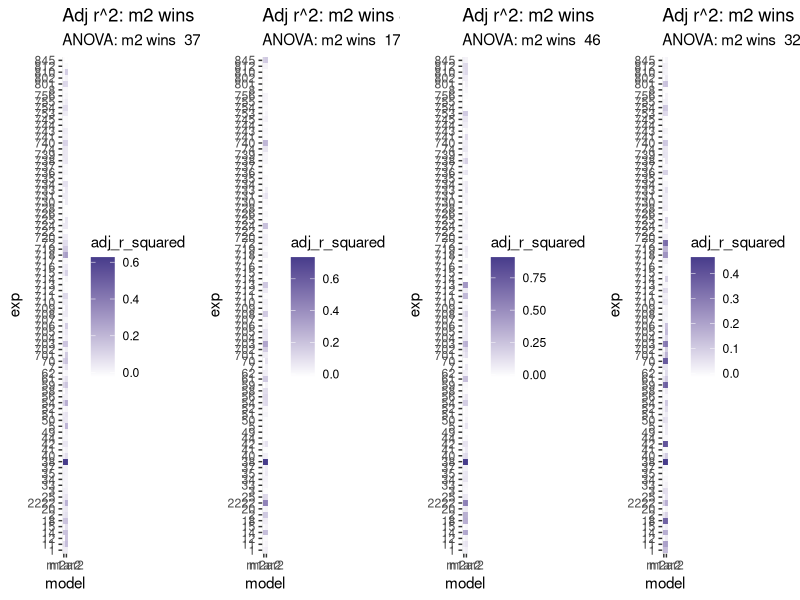
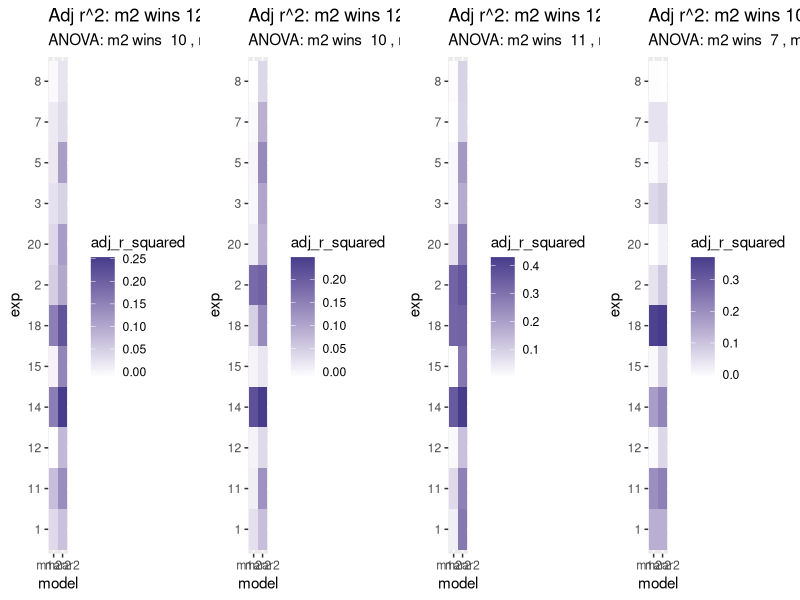
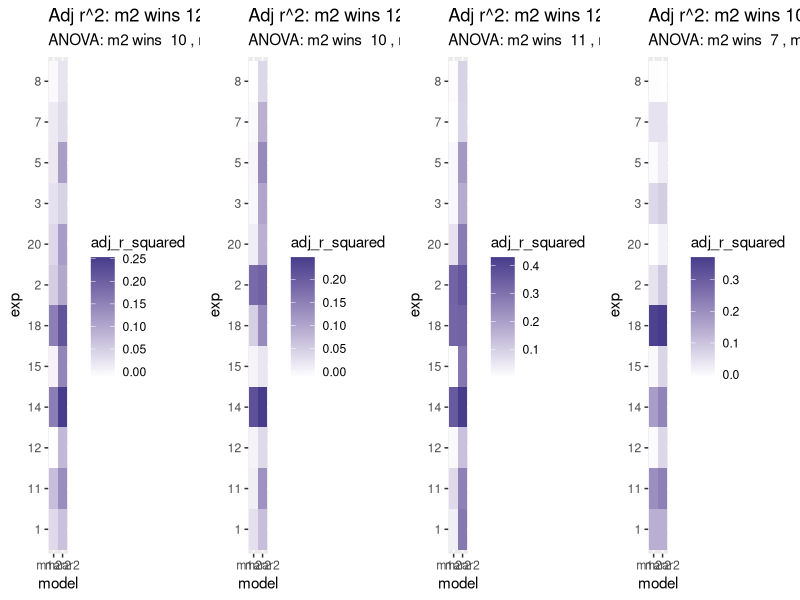
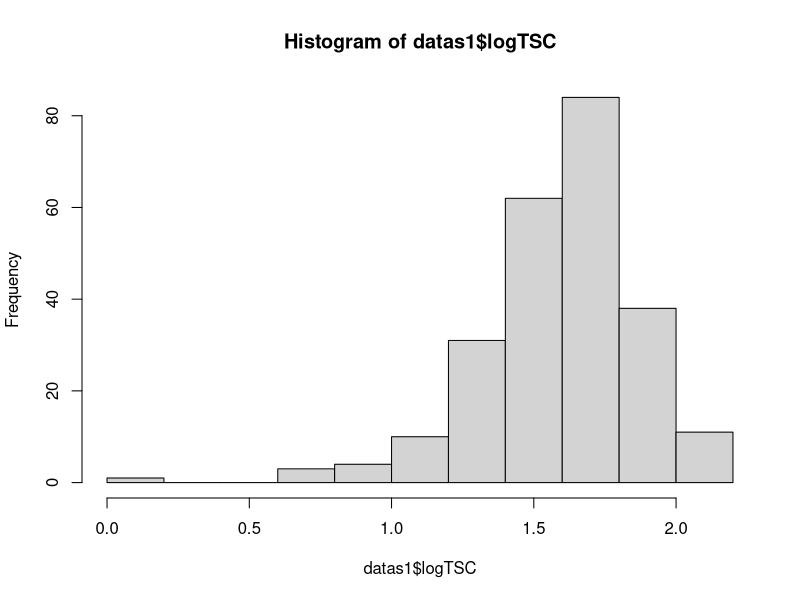
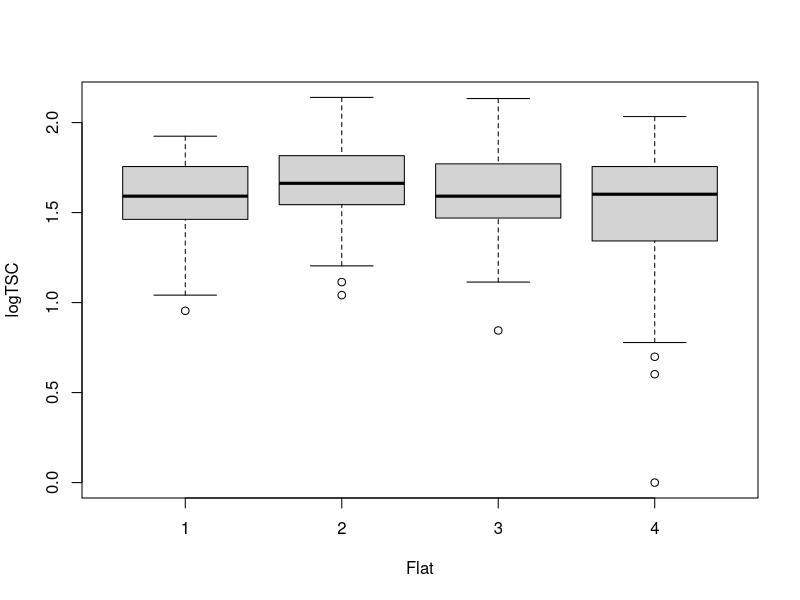
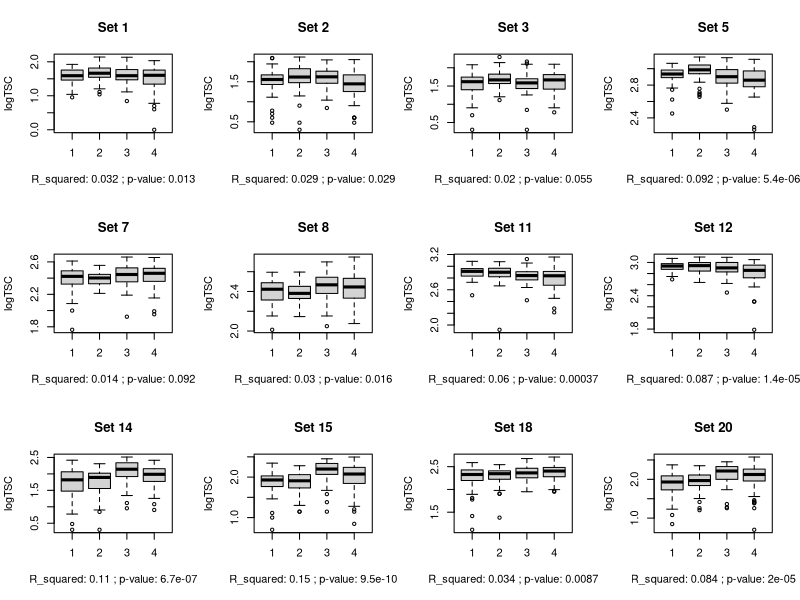
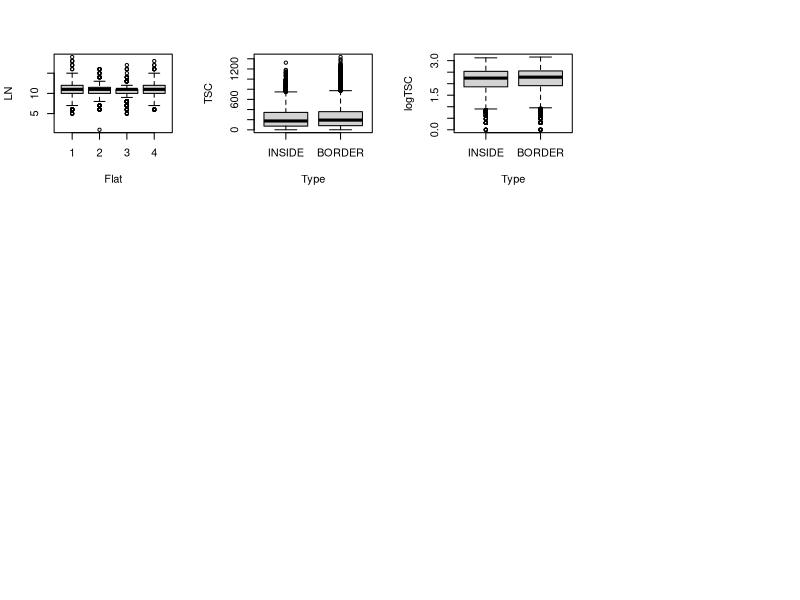

The R script that drew these images, in order: (Note: this script raises an error after producing the figures.)
# Script to get epistasis results from Arabidopsis fitness data
# on duplicated homologous genes. 
# By E Siler

## 1. Load libraries ----
library(lme4)
library(ggplot2)
library(dplyr)
library(ggpubr)
library(tidyr)
library(gridExtra)

## 2. Load data ----
data = read.delim("data/Fitness_data_83_sets_24Jan2023.txt", sep = "\t", header = T)


## 3. Format data for analysis ----
numeric_cols <- c('LN', 'WO', "SPF", 'TSC', 'SH')
factor_cols <- c('Set', 'Flat', 'Row', 'Type', 'Genotype', 'MA', 'MB', 'Subline')

data <- data %>% mutate_at(numeric_cols, as.numeric)
data <- data %>% mutate_at(factor_cols, as.factor)

data$MA <- as.integer(data$MA == 'MUT')
data$MB <- as.integer(data$MB == 'MUT')
data$DM <- as.integer(data$Genotype == 'DM')

#I want INSIDE to be the default type (vs BORDER)
levels(data$Type) <- c('INSIDE', 'BORDER')

# create log total seed count 
data$logTSC <- log10(data$TSC)
data <- subset(data, is.finite(data$logTSC)) #remove nans

#In Sets, change 2r to 2222 (it is a repeat of exp 2)
level_2r <- which(levels(data$Set) == '2r')
levels(data$Set)[level_2r] <- 2222

#the setlist is the list of plant sets I'm looking at. 
#Should review this -- supposedly contain duplicate genes. 
setlist <- as.character(sort(as.integer(levels(data$Set))))
sets_with_flats <- as.character(sort(as.integer(as.character(unique(data$Set[data$Flat == '2'])))))
sets_without_flats <- setlist[!(setlist %in% sets_with_flats)]


#Load in manual gene name data.
genenamekey <- read.csv('data/genenamekey_cleaned.csv', header = T)
genenamekey <- select(genenamekey, -1)
tail(genenamekey)

#Convert sets to integer to merge w genenamekey dataset
data$Set_int <- as.integer(as.character(data$Set))

#Merge data with gene name dataset
dataj <- left_join(data, genenamekey, by=c('Set_int' = 'Set'))

# remove extra columns. rename columns. 
data <- select(dataj, -Set_int)
data <- rename(data,locusA = MA.y)
data <- rename(data,locusB = MB.y)
data <- rename(data, MA = MA.x, MB = MB.x)

factor_cols_2 <- c('locusA', 'locusB', 'ma', 'mb', 'ma2', 'mb2', 'mutant_name')
data <- data %>% mutate_at(factor_cols_2, as.factor)

rm(dataj)
tail(data)
str(data)

## 4. Generate Models ----

#Total seed count
f.tsc <- formula(logTSC ~ MA + MB + DM )
f.tsc.e <- formula(logTSC ~ MA + MB + DM + Type)
f.tsc.f <- formula(logTSC ~ MA + MB + DM + Flat)
f.tsc.ef <- formula(logTSC ~ MA + MB + DM + Type + Flat)
tsc_formulas <- c(f.tsc, f.tsc.e, f.tsc.f, f.tsc.ef)

#Leaf number
f.ln <- formula(log10(LN) ~ MA + MB + DM)
f.ln.e <- formula(log10(LN) ~ MA + MB + DM + Type)
f.ln.f <- formula(log10(LN) ~ MA + MB + DM + Flat)
f.ln.ef <- formula(log10(LN) ~ MA + MB + DM + Type + Flat)

#Days to bolt
f.dtb <- formula(log10(DTB) ~ MA + MB + DM)
f.dtb.e <- formula(log10(DTB) ~ MA + MB + DM + Type)
f.dtb.f <- formula(log10(DTB) ~ MA + MB + DM + Flat)
f.dtb.ef <- formula(log10(DTB) ~ MA + MB + DM + Type + Flat)

#Seeds per fruit
f.spf <- formula(log10(SPF) ~ MA + MB + DM)
f.spf.e <- formula(log10(SPF) ~ MA + MB + DM + Type)
f.spf.f <- formula(log10(SPF) ~ MA + MB + DM + Flat)
f.spf.ef <- formula(log10(SPF) ~ MA + MB + DM + Type + Flat)

#Silique number
f.sn <- formula(log10(SN) ~ MA + MB + DM)
f.sn.e <- formula(log10(SN) ~ MA + MB + DM + Type)
f.sn.f <- formula(log10(SN) ~ MA + MB + DM + Flat)
f.sn.ef <- formula(log10(SN) ~ MA + MB + DM + Type + Flat)

#Make a collection of dummy dataframes to make prediction w models
df_pred_dummy <- data.frame(MA  = c(0,1,0,1),
                            MB = c(0,0,1,1),
                            DM = c(0,0,0,1)
)
rownames(df_pred_dummy) = c("WT", "MA", "MB", "DM")

df_pred_dummy.e <- data.frame(MA  = c(0,1,0,1),
                            MB = c(0,0,1,1),
                            DM = c(0,0,0,1),
                            Type = c("INSIDE","INSIDE","INSIDE","INSIDE")
)
rownames(df_pred_dummy.e) = c("WT", "MA", "MB", "DM")
df_pred_dummy.e

df_pred_dummy.f <- data.frame(MA  = c(0,1,0,1),
                              MB = c(0,0,1,1),
                              DM = c(0,0,0,1),
                              Flat = c('1','1','1','1')
)

rownames(df_pred_dummy.f) = c("WT", "MA", "MB", "DM")
df_pred_dummy.f

rownames(df_pred_dummy) = c("WT", "MA", "MB", "DM")

df_pred_dummy.ef <- data.frame(MA  = c(0,1,0,1),
                              MB = c(0,0,1,1),
                              DM = c(0,0,0,1),
                              Type = c("INSIDE","INSIDE","INSIDE","INSIDE"),
                              Flat = c('1','1','1','1')
)
rownames(df_pred_dummy.ef) = c("WT", "MA", "MB", "DM")
df_pred_dummy.ef



## 5. Model Comparison and Selection: CAN SKIP TO PART 7 HERE----

#takes experiment number, dataframe, and two fomulas
#returns model 1 adjusted r-squared,
#model 2 adjusted r-squared, and
#anova p-value
mod_comp_fit <- function(exp, df, f1, f2){
  dfsubset <- subset(df, Set == exp)
  m1 <- lm(f1, dfsubset) 
  m2 <- lm(f2, dfsubset)
  sm1 <- summary(m1)
  sm2 <- summary(m2)
  a <- anova(m1,m2)
  m1ar2 <- sm1$adj.r.squared
  m2ar2 <- sm2$adj.r.squared
  apval <- a$`Pr(>F)`[2]
  results <- data.frame(exp, m1ar2, m2ar2, apval)
  #print(results)
  return(results)
}

#mod_comp_fit(11, data, f.tsc, f.tsc.e) #test data

#Input data, list of experiments, and formulas
#Output a dataframe of model comp stats
mod_comp_fit_loop <- function(explist, df, f1, f2){
  dfr = NULL
  for(i in explist){
    r <- mod_comp_fit(i,df=df,f1=f1,f2=f2)
    dfr=rbind(dfr, r)
  }
  return(dfr)
}

## 6. Generate model comparison heat maps----
make_r2_heatmap <- function(df, main='Title'){
  #number with significant pvals from anova
  edge_exps <- df$exp[(df$apval < .05)]
  no_edge_exps <- df$exp[(df$apval >= .05)]
  nume <- length(edge_exps)
  numnoe <- length(no_edge_exps)
  #number where adj r2 is higher for edge model
  nume2 <- sum(df$m2ar2 > df$m1ar2)
  numnoe2 <- sum(df$m2ar2 <= df$m1ar2)
  #SUMMARY DATA
  r <- paste('ANOVA: m2 wins ', nume, 
             ', m1 wins ', numnoe)
  r2 <- paste('Adj r^2: m2 wins', nume2,
              ', m1 wins ', numnoe2)
  #convert to long for heatmap I guess
  df_m <- df %>% pivot_longer(cols= c('m1ar2', 'm2ar2'),
                              names_to='model',
                              values_to='adj_r_squared')
  #CREATE PLOT
  ggplot(df_m, aes(model, exp, fill=adj_r_squared)) +
    geom_tile() +
    scale_fill_gradient(low="white", high="slateblue4") +
    labs(title = r2, subtitle = r)
}

#### 6a: Edge vs. no edge----
#make dfs for model comps
df_comp_tsc_edge <- mod_comp_fit_loop(setlist, data, f.tsc, f.tsc.e)
df_comp_ln_edge <- mod_comp_fit_loop(setlist, data, f.ln, f.ln.e)
df_comp_dtb_edge <- mod_comp_fit_loop(setlist, data, f.dtb, f.dtb.e)
df_comp_spf_edge <- mod_comp_fit_loop(setlist, data, f.spf, f.spf.e)

#Generates model comp heat maps and results
#for edge effects with different y variables
p9 <- make_r2_heatmap(df_comp_tsc_edge)
p10 <- make_r2_heatmap(df_comp_ln_edge)
p11 <- make_r2_heatmap(df_comp_dtb_edge)
p12 <- make_r2_heatmap(df_comp_spf_edge)

grid.arrange(p9, p10, p11, p12, nrow=1)
#conclusion: inconclusive

#### 6b: Flat vs. No Flat ----
df_comp_tsc_flat <- mod_comp_fit_loop(sets_with_flats, data, f.tsc, f.tsc.f)
df_comp_ln_flat <- mod_comp_fit_loop(sets_with_flats, data, f.ln, f.ln.f)
df_comp_dtb_flat <- mod_comp_fit_loop(sets_with_flats, data, f.dtb, f.dtb.f)
df_comp_spf_flat <- mod_comp_fit_loop(sets_with_flats, data, f.spf, f.spf.f)

p1 <- make_r2_heatmap(df_comp_tsc_flat)
p2 <- make_r2_heatmap(df_comp_ln_flat)
p3 <- make_r2_heatmap(df_comp_dtb_flat)
p4 <- make_r2_heatmap(df_comp_spf_flat)

grid.arrange(p1,p2,p3,p4,nrow=1)
#Conclusion: include flat

#### 6c: Flat with and without edge effects----
df_comp_tsc_flat_e <- mod_comp_fit_loop(sets_with_flats, data, f.tsc.f, f.tsc.ef)
df_comp_ln_flat_e <- mod_comp_fit_loop(sets_with_flats, data, f.ln.f, f.ln.ef)
df_comp_dtb_flat_e <- mod_comp_fit_loop(sets_with_flats, data, f.dtb.f, f.dtb.ef)
df_comp_spf_flat_e <- mod_comp_fit_loop(sets_with_flats, data, f.spf.f, f.spf.ef)

p5 <- make_r2_heatmap(df_comp_tsc_flat)
p6 <- make_r2_heatmap(df_comp_ln_flat)
p7 <- make_r2_heatmap(df_comp_dtb_flat)
p8 <- make_r2_heatmap(df_comp_spf_flat)

grid.arrange(p5,p6,p7,p8,nrow=1)
#Conclusion: Always separate out flat experiments and include flat. 


#Run analysis with and without edge effects. 
#### 6d: EDA Model Comparison ----

#subset set 1
datas1 <- subset(data, data$Set == 1)

#PLot data -- flat doesn't look that important
hist(datas1$logTSC)
plot(logTSC ~ Flat, data = datas1)

#No significant difference caused by flat show in this model
mod1 <- lm(logTSC ~ Flat, data=datas1)
summary(mod1)

#Compare model w and w/out flat
mod2 <- lm(logTSC ~ MA + MB + DM + Flat, data=datas1, na.action = na.exclude)
mod3 <- lmer(logTSC ~ MA + MB + DM + (1|Flat), data=datas1, na.action = na.exclude)

summary(mod2)
summary(mod3)

anova(mod1, mod2)

##Function to plot effects of flat

flatfunclogTSC <- function(x) {
  datan <- subset(data, data$Set == x)
  modn <- lm(logTSC ~ Flat, data=datan)
  modn <- summary(modn)
  r_squared <- modn$adj.r.squared
  P_val <- pf(modn$fstatistic[1],              # Applying pf() function
     modn$fstatistic[2],
     modn$fstatistic[3],
     lower.tail = FALSE)
  stats <- paste("R_squared:", signif(r_squared, digits=2),";", "p-value:", signif(P_val,digits=2))
  plot(logTSC ~ Flat, data = datan, main = paste("Set",x), xlab=stats)
}

#flatfunclogTSC(20)


par(mfrow = c(3, 4))
for (i in sets_with_flats) {
  flatfunclogTSC(i)
}

data_from_flats <- subset(data, data$Set %in% sets_with_flats)

plot(LN ~ Flat, data = data_from_flats)
m_allflats <- lm(LN ~ Flat, data = data_from_flats)
summary(m_allflats)
#add gene names
#Change sig_score to something else

#do this analysis for the mapk data
#(and make cool heat map for same)

plot(TSC ~ Type, data=data)
plot(logTSC ~ Type, data=data)

m_edgemiddle <- lm(TSC ~ Type, data=data)
summ <- summary(m_edgemiddle)
summ$adj.r.squared
p <- pf(summ$fstatistic[1],              # Applying pf() function
   summ$fstatistic[2],
   summ$fstatistic[3],
   lower.tail = FALSE)

#~~~~~~~~~~~~~~~~~~~~~~~~~~~~~~~~~~~~~~~~~~~~~~~~~~~~~~~~~~~~~~~~~~~~~~~~~~~~~~~~~

## 7. Get epistasis results and crank out graphs ----

# should be a total of 8 figs as currently requested
#tsc, ln, dtb, and spf with and without edge effects. 
#But exps with flat effect need to be modeled separately 

### Get epistasis stats and generate results df ----


#1. Get_epi_stats. Gets epistasis values for plant set. 
# Returns a vector of relevant values

#Dummy matrix for predictions

get_epi_stats <- function(plantset, formula, df_pred, df){
  dfsubset <- subset(df, Set == plantset)
  model <- lm(formula, data=dfsubset, na.action = na.exclude)
  #Extract stats
  e_est <- as.numeric(coef(model)['DM'])
  lowerCI <- confint(model)[4,1]
  upperCI <- confint(model)[4,2]
  rsquared <- summary(model)$adj.r.squared
  pval_e <- as.numeric(summary(model)$coefficients[,4]['DM'])
  
  pred_fit = predict(model, df_pred, interval="confidence") 
  pred_rel_fit = pred_fit/pred_fit[1,1]
  
  pvals <- summary(model)$coefficients[,4][1:4]
  #Return stats
  result <- c(plantset, e_est, lowerCI, upperCI, rsquared, pval_e, pred_rel_fit, pvals)

  return(result)
}

tmp <- get_epi_stats(5, f.tsc.f, df_pred_dummy.f, data) #Need to make dummy frame flexible based on model
tmp
length(tmp)

for (i in sets_with_flats){
  v <- get_epi_stats(i, formula=f.tsc, df=data, df_pred=df_pred_dummy)
  resultlist[[i]] <- as.numeric(v)
}

#2. Gets all epistasis values for trait. 
# Returns a dataframe w epistasis values that you can then plot with plot_epi_forest
get_epistasis_for_formula <- function(plantsets, formula, df_pred, df) {
  
  resultlist <- list()
  
  for (i in plantsets){
    v <- get_epi_stats(i, formula=formula, df=df, df_pred=df_pred)
    resultlist[[i]] <- as.numeric(v)
  }
  these_rownames =  c('Set', 'e_est', 'lowerCI', 'upperCI', 'rsquared', 'pval_e', 
                      'WT_w', 'MA_w', 'MB_w', 'DM_w', 
                      'WT_w_lci', 'MA_w_lci', 'MB_w_lci', 'DM_w_lci', 
                      'WT_w_uci', 'MA_w_uci', 'MB_w_uci', 'DM_w_uci',
                      'pval_int', 'pval_MA', 'pval_MB', 'pval_DM')
  #QC: All sets must actually have enough data to have the full amount of results
  resultlist = resultlist[lengths(resultlist) == length(these_rownames)]
  
  
  df_result <- as.data.frame(t(as.data.frame(resultlist, 
                                             row.names = these_rownames,
                                             byrow=FALSE)))
  #Order by epi value
  df_results <- arrange(df_result, e_est)
  df_results$row <- c(1:1:dim(df_results)[1])
  df_results <- df_results %>% mutate(Epistasis_Direction = case_when(lowerCI < 0 & upperCI < 0  ~ 'Negative',
                                                                      lowerCI > 0 & upperCI > 0 ~ 'Positive',
                                                                      lowerCI <=  0 & upperCI >= 0 ~ 'Not Detected'))
  #Add gene names
  set_key = unique(df[c("Set","mutant_name")])
  df_results = merge(df_results, set_key, sort=FALSE)
  #Return results
  return(df_results)
}

r.df.tsc.f <- get_epistasis_for_formula(sets_with_flats, f.tsc.f, df_pred_dummy.f, data)
r.df.tsc.f

#test
#test_results2 <- get_epistasis_for_formula(sets_without_flats, f.dtb, df_pred_dummy, data)
#tail(test_results2)

#


# Make forest plots ----

# plot_epi_forest: This function makes a rad epistasis forest plot for all the genes. Woohoo!
# Returns a ggplot plot
plot_epi_forest <- function(epi_data, main="Title") {
  print(str(epi_data))
  plot <- ggplot(epi_data, aes(y = row, x = e_est, color=Epistasis_Direction, ymin=1, ymax=dim(epi_data)[1])) +
    geom_point(shape = 18, size = 3) +  
    geom_errorbarh(aes(xmin = lowerCI, xmax = upperCI), height = 0.5) +
    geom_vline(xintercept = 0, color = "black", cex = .5) +
    scale_y_continuous(name = "Gene Pair", 
                       breaks=1:dim(epi_data)[1], 
                       labels = epi_data$Set, 
                       trans = "reverse", 
                       expand = c(0,0.5)) +
    ggtitle(main) +
    xlab("Epistasis Value [95% CI]") +
    scale_color_manual('Epistasis\nDirection',values = c("#D9027D", 'black', 'blue')) +
    theme_bw() +
    theme(panel.border = element_blank(),
          panel.background = element_blank(),
          panel.grid.major = element_blank(), 
          panel.grid.minor = element_blank(), 
          axis.line = element_line(colour = "black"),
          axis.text.y.left = element_text(size = 10, colour = "black"),
          axis.text.y = element_text(size = 12, colour = "black"),
          axis.text.x.bottom = element_text(size = 10, colour = "black"),
          axis.title.x = element_text(size = 12, colour = "black"))
  plot
}

plot_epi_forest(test_results2, main="Test/Sample Plot")


#### Figures ----

#Results Plotting Function DELUX EDITION!!!
forest_plot_delux <- function(f1_flats, f2_notflats, main="Title"){
  df_f <- get_epistasis_for_formula(sets_with_flats, f1_flats)
  df_wof <- get_epistasis_for_formula(sets_without_flats, f2_notflats)
  df2 <- rbind(df_f, df_wof)
  df2 <- arrange(df2, e_est)
  df2['row'] <- (1:(dim(df2)[1]))
  fplot <- plot_epi_forest(df2, main = main)           
  return(fplot)
}

forest_plot_delux(f.tsc.ef, f.tsc.e, "Epistasis | Total Seed Count | With Edge Effects")


#TSC results not edgy
efp_tsc <- forest_plot_delux(f.tsc.f, f.tsc, "Epistasis | Total Seed Count | No Edge Effects")

#TSC results edgy
efp_tsc_e <- forest_plot_delux(f.tsc.ef, f.tsc.e, "Epistasis | Total Seed Count | With Edge Effects")

#DTB results not edgy
efp_dtb <- forest_plot_delux(f.dtb.f, f.dtb, "Epistasis | Days To Bolt | No Edge Effects")

#DTB results edgy
efp_dtb_e <- forest_plot_delux(f.dtb.ef, f.dtb.e, "Epistasis | Days To Bolt | With Edge Effects")

#LN results not edgy
efp_ln <- forest_plot_delux(f.ln.f, f.ln, "Epistasis | Leaf Number | No Edge Effects")

#LN results edgy
efp_ln_e <- forest_plot_delux(f.ln.ef, f.ln.e, "Epistasis | Leaf Number | With Edge Effects")

#SPF results not edgy
efp_spf <- forest_plot_delux(f.spf.f, f.spf, "Epistasis | Seeds Per Fruit | No Edge Effects")

#SPF results edgy
efp_spf_e <- forest_plot_delux(f.spf.ef, f.spf.e, "Epistasis | Seeds Per Fruit | With Edge Effects")

## Multiplots THE BIG PIG!~~~~

#ggarrange(efp_tsc, efp_tsc_e, nrow=1, legend='right',common.legend = TRUE)
#ggarrange(efp_dtb, efp_dtb_e, nrow=1, legend='right',common.legend = TRUE)
#ggarrange(efp_ln, efp_ln_e, nrow=1, legend='right',common.legend = TRUE)
#ggarrange(efp_spf, efp_spf_e, nrow=1, legend='right',common.legend = TRUE)
# Use models w no edge effects. Edge effects -> supplement

## Create Forest Plots W Gene Names That Compare Different Fitness Values ----
ggarrange(efp_tsc_e, efp_dtb_e, efp_ln_e, efp_spf_e,nrow=1,legend='right',common.legend=T)

#Step 1: Get Y scale from efp_tcs_e
#hack to extract y axis order
forest_plot_delux_axishack <- function(f1_flats, f2_notflats, main="Title"){
  df_f <- get_epistasis_for_formula(sets_with_flats, f1_flats)
  df_wof <- get_epistasis_for_formula(sets_without_flats, f2_notflats)
  df2 <- rbind(df_f, df_wof)
  df2 <- arrange(df2, e_est)
  df2['row'] <- (1:(dim(df2)[1]))
  return(df2$Set)
}
common_y_axis <- (forest_plot_delux_axishack(f.tsc.ef, f.tsc.e, "Epistasis | Total Seed Count | With Edge Effects"))

common_y_axisf <- as.factor(common_y_axis)
#only changes lables, doesn't change y order
#Does not work


efp_dtb_eo <- efp_dtb_e + scale_y_continuous(name="help!",
                                             breaks=1:length(common_y_axis),
                                             limits = common_y_axisf,
                                             labels = common_y_axis,
                                             )

ggarrange(efp_dtb_e, efp_dtb_eo, efp_tsc_e, nrow=1)

scale_y_continuous(name = "Gene Pair", 
                   breaks=1:dim(epi_data)[1], 
                   labels = epi_data$Set, 
                   trans = "reverse", 
                   expand = c(0,0.5)) 
  
  
  
# Is the coefficient for A and B fitness in the linear model  their relative fitness? ----

# 1. Get mean relative fitness (for set 38 as an example)
dataset38 = data[which(data$Set==38), ]

means_set38 = dataset38 %>%
  group_by(Genotype) %>%
  summarise_at(vars(TSC, logTSC, DTB, SN, SPF), list(mean = mean))

means_set38

rel_fitness_38 = means_set38 %>% mutate(across(where(is.numeric), ~./.[Genotype == "WT"]))

# 2. Get lm coefficients for set 38
model38 <- lm(f.tsc, data=dataset38, na.action = na.exclude)

summary(model38)$coefficients[,4]

df_pred_dummy <- data.frame(MA  = c(0,1,0,1),
                  MB = c(0,0,1,1),
                  DM = c(0,0,0,1)
)
rownames(df_pred_dummy) = c("WT", "MA", "MB", "DM")
df_pred_dummy

pred_38 = predict(model38, df_pred_dummy, interval="confidence") ## Value estimates w confints!!!

wt_38_logtsc = pred_38[1,1]

correct_answer_38 = pred_38/wt_38_logtsc #Normalized! But is it legit to normalized confidence intervals? Seems sketchy.
correct_answer_38 ##GETS CORRECT REL FITNESS...BUT ARE CIs CORRECT? (result: Yes.)
rel_fitness_38

#PRE-NORMALIZE RESULTS TO WT AND COMPARE CIs

#normalize logTSC to WT
dataset38['logTSC.norm'] = dataset38['logTSC']/wt_38_logtsc
str(dataset38)
#Make model
f.tscnorm <- formula(logTSC.norm ~ MA + MB + DM )
model38norm <- lm(f.tscnorm, data=dataset38, na.action = na.exclude)
summary(model38norm)
pred_38_norm = predict(model38norm, df_pred_dummy, interval="confidence")
pred_38_norm
correct_answer_38 #Phew CIs are correct.
all.equal(pred_38_norm, correct_answer_38)

set_38_means_df = as.data.frame.array(correct_answer_38)
set_38_means_df['Genotype'] = rownames(set_38_means_df)

level_order <- c("WT", "MA", "MB", "DM")

#Relative Fitness Bargraph w error bars sample! 
ggplot(set_38_means_df, aes(x = factor(Genotype, level = level_order), y = fit)) +
  geom_col() + 
  geom_errorbar(aes(x=Genotype, ymin=lwr, ymax=upr), width=0.3, color="grey", size=1) + 
  xlab("Genotype") +
  ylab("Relative Fitness") +
  ggtitle("Set 38: Rglg1 and Rglg2") +
  theme_classic()
  
#Works! Hooray!!
#Get variables to make dummy table for predictions
summary(model38norm)
plot(model38norm)
str(coef(model38norm))

length(f.dtb.ef)
f.dtb.ef[[1]]
f.dtb.ef[[2]]
pred_vars <- f.dtb.ef[[3]] #WOOHOOOOOOO!

pred_vars_c = deparse(pred_vars)

pred_vars = strsplit(pred_vars_c, " . ")[[1]]


#Okay now get string in a format that can be used to fill in a table ----


j#Fig 2: Multiplot of Fitness Values by Genotype ----
#1. Fix NAs (2222s)
#2. Normalized by WT fitness
#3. Code by epistasis value
#4. Add CIs/error bars
#5. Add titles
facetplotprelim <- function(Fitness_Value){
  p <- ggplot(data, aes(x=Genotype, y=Fitness_Value)) + 
    geom_bar(position = "dodge",
              stat = "summary",
              fun = "mean") +
    facet_wrap(~mutant_name) +
    scale_x_discrete(limits = c("WT", "MA", "MB", "DM")) +
    theme_bw()
  
  return(p)
  }

facetplotprelim(data$TSC)
facetplotprelim(data$logTSC)
facetplotprelim(data$DTB)
facetplotprelim(data$LN)
facetplotprelim(data$SPF)
  
str(data)
### A. Get results for non-edge models; B. make rel fit plots. ----

#A. Create results DFs for non-edge models

#Make epistasis and rel. fitness results dataframe combining sets with and without flats
get_rfit_results_df <- function(woflatfunc, wflatfunc, data, d1=df_pred_dummy, d2=df_pred_dummy.f){
  r.df <- get_epistasis_for_formula(sets_without_flats, woflatfunc, d1, data)
  r.df.f <- get_epistasis_for_formula(sets_with_flats, wflatfunc, d2, data)
  r.df.r <- rbind(r.df, r.df.f)
  r.df.r <- arrange(r.df.r, e_est)
  r.df.r$row <- c(1:1:dim(r.df.r)[1])
  return(r.df.r)
}

results.df.tsc <- get_rfit_results_df(woflatfunc = f.tsc, wflatfunc = f.tsc.f, data = data)
results.df.dtb <- get_rfit_results_df(woflatfunc = f.dtb, wflatfunc = f.dtb.f, data = data)
results.df.ln <- get_rfit_results_df(woflatfunc = f.ln, wflatfunc = f.ln.f, data = data)
results.df.spf <- get_rfit_results_df(woflatfunc = f.dtb, wflatfunc = f.ln.f, data = data)

#GET PLANT SET ORDER -- IMPORTANT
set.order <- r.df.tsc$Set
names.order <- r.df.tsc$mutant_name
#B. Plotting Function


#C. Plots :)

#1: Relative Fitness Heatmap
head(results.df.tsc)
#Get results in long format
data_hm_tmp <- cbind(results.df.tsc[c(1,2,24,25)], stack(results.df.tsc[7:10]))
data_hm_tmp$Set <- as.factor(data_hm_tmp$Set)
data_hm_tmp <- data_hm_tmp %>% filter(ind != 'WT_w')
head(data_hm_tmp)

ggplot(data_hm_tmp, aes(ind, mutant_name, fill=values)) +
  scale_fill_gradient2(low = "blue", mid = "white", high = "#D9027D", midpoint = 1) +
  geom_tile() +
  scale_x_discrete(labels=c('geneA', 'geneB', 'double.mutant')) +
  scale_y_discrete(limits = rev(names.order)) +
  xlab('Mutation') +
  ylab('Gene Pair') +
  labs(fill = "Relative Fitness") +
  ggtitle('Relative Fitness', subtitle='Total Seed Count')

#add significance (boxes?)
#set version and gene name version
#add fruit 
#values = c("#D9027D", 'black', 'blue'))

